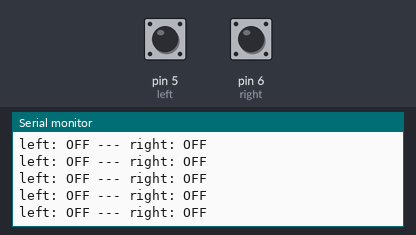
Bench run of a sketch on a simulated Arduino Uno, built with avr-gcc and run on an emulated ATmega328P. Shown: the last lines printed to the serial monitor. Inputs (shaded band) come from the test bench; at power-on: pin 5 (left) HIGH, pin 6 (right) HIGH.

Above: at 1.5 s.
1.6 s: pin 5 (left) pulled LOW for 0.3 s
At 1.93 s:
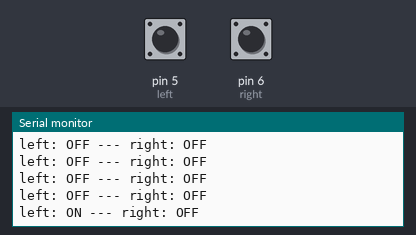
3.4 s: pin 6 (right) pulled LOW for 0.3 s
At 3.68 s:
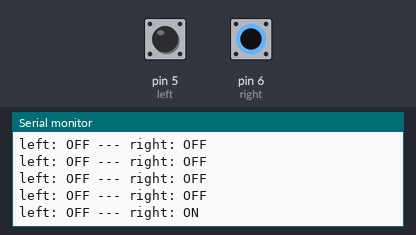
5.2 s: pin 5 (left) driven LOW and pin 6 (right) driven LOW
At 5.43 s:
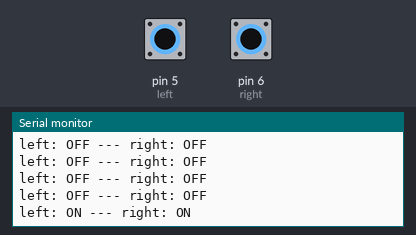

The sketch:

pullUps.ino
```cpp
int left = 5;
int right = 6;

void setup(){
  pinMode(left, INPUT_PULLUP);
  pinMode(right, INPUT_PULLUP);
  Serial.begin(9600);   //inicializo la comunicacion serial
}

void loop(){
  delay(250);
  boolean estadol = !digitalRead(left);
  boolean estador = !digitalRead(right);

  /*
  if( talCosa ){
    hago esto;
  }else{
    hago esto otro;
  }

   */
  if(estadol == HIGH){  // == operador de comparacion (= asignacion)
    Serial.print("left: ON");
  }else{
    Serial.print("left: OFF");
  }

  Serial.print(" --- ");

  if(estador){
    Serial.print("right: ON");
  }else{
    Serial.print("right: OFF");
  }

  Serial.println();

}
```

Measured:
- after the input at 1.6 s, the serial monitor: prints a new line after 0.15 s (image 1)
- after the input at 3.4 s, the serial monitor: prints a new line after 0.10 s (image 2)
- after the input at 5.2 s, the serial monitor: prints a new line after 0.05 s (image 3)
